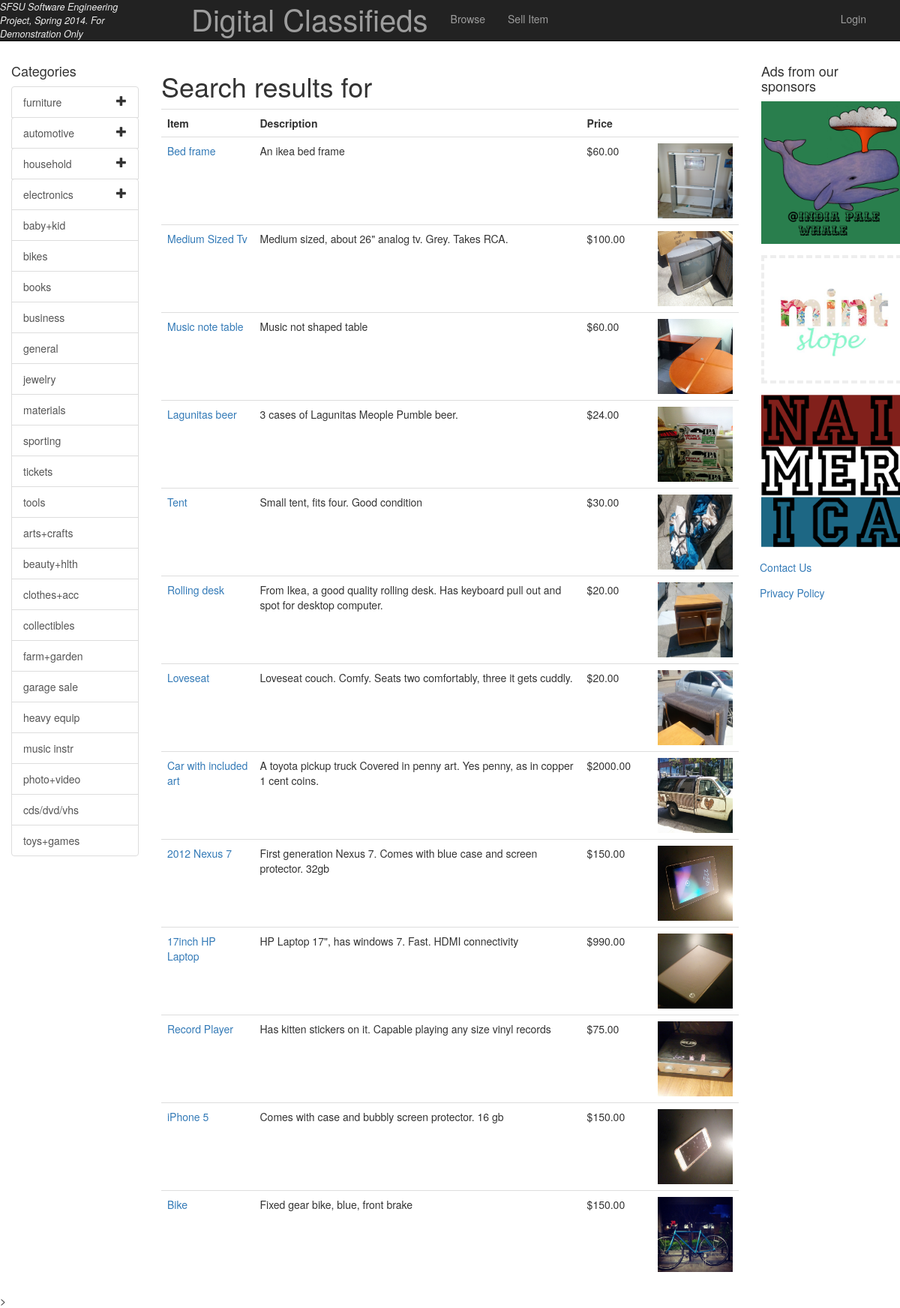
/search_results.php, run on the app's committed database.
### tables this page shows
CREATE TABLE IF NOT EXISTS `items` (
  `date` timestamp NOT NULL DEFAULT CURRENT_TIMESTAMP,
  `id` int(255) NOT NULL AUTO_INCREMENT,
  `name` varchar(255) NOT NULL,
  `description` varchar(255) NOT NULL,
  `price` decimal(15,2) NOT NULL,
  `image_uri` varchar(255) NOT NULL,
  `location` varchar(255) NOT NULL,
  `user_id` varchar(255) NOT NULL,
  `is_approved` int(255) NOT NULL DEFAULT '0',
  `category` int(11) NOT NULL,
  PRIMARY KEY (`id`)
);

### Includes/db.php (called while the page is built, shortened)
<?php
class VerticalDB extends mysqli {
    private static $instance = null;
    public static function getInstance() {
        if (!self::$instance instanceof self) {
            self::$instance = new self;
        }
        return self::$instance;
    }
    public function get_item_by_description($itemDescription) {
        return $this->query("SELECT * FROM items WHERE description LIKE '%" . $itemDescription . "%' OR name LIKE '%" . $itemDescription . "%'");
    }
    public function get_categories_list() {
        return $this->query("SELECT * FROM categories");
    }
}
?>

### search_results.php (the view, shortened to what this page needs)
<?php
require_once("Includes/db.php");
?>
<!DOCTYPE HTML PUBLIC "-//W3C//DTD HTML 4.01 Transitional//EN" "http://www.w3.org/TR/html4/loose.dtd">
<html>
    <head>
        <?php
        $title = null;
        include('Includes/navbar.php');
        include('Includes/head.php');
        ?>
    </head>
    <body>
        <div id="wrap">
            <?php echo $navbar; ?>
            <div id="leftside"  class="col-xs-2">
                <?php include "Includes/leftnav.php"; ?>
            </div>
            <div class="container col-md-8" >
                <div>
                    <h1>Search results for  <?php
                        $query = $_GET['q'];
                        $category = $_GET['cat'];
                        ?></h1>
                </div>
                <?php
                $results = ($category) ?  VerticalDB::getInstance()->get_item_by_description_and_category($query, $category): VerticalDB::getInstance()->get_item_by_description($query);
                ?>
                <table class="table">
                    <tr>
                        <th>Item</th>
                        <th>Description</th>
                        <th>Price</th>
                        <th>&nbsp;</th>
                    </tr>
                    <?php
                    while ($row = mysqli_fetch_array($results)) {
                        $uris = split(',', $row['image_uri']);
                        echo "<tr><td><a href='item.php?id=" . htmlentities($row['id']) . "'> " . htmlentities($row['name']) . "</a></td>";
                        echo "<td>" . htmlentities($row['description']) . "</td>";
                        echo "<td>$" . htmlentities($row['price']) . "</td>";
                        echo ($uris[0]) ? "<td><img style='height: 100px; width:100px; margin-left: 20px; ' src='" . htmlentities($uris[0]) . "' /></td>" : "<td>&nbsp;</td>";
                        echo "</tr>\n";
                    }
                    ?>
                </table>
            </div>
        </div>
        <div id="rightside"  class="col-xs-2">
            <?php include "Includes/rightnav.php"; ?>
        </div>
    <div id="footer">
        <div class="container">
            <p class="muted credit"><a class="btn"  href="about.php" >Contact Us</a>  <a class="btn" href="privacy.php" >Privacy Policy</a></p>
        </div>
    </div>>
</body>
</html>

### Includes/navbar.php (shortened to what this page needs)
<?php
require_once("Includes/db.php");
$username = "";
$navbar = '<nav class="navbar navbar-inverse navbar-static-top" role="navigation">
              <div class="container">
                <div class="navbar-header">
                        <button type="button" class="navbar-toggle" data-toggle="collapse" data-target=".nav-collapse">
                            <span class="sr-only">Toggle navigation</span>
                            <span class="icon-bar"></span>
                            <span class="icon-bar"></span>
                            <span class="icon-bar"></span>
                          </button>
                        <a class="navbar-brand" href="index.php">Digital Classifieds</a>
                  </div>
                  <div class="collapse navbar-collapse ">
                            <ul class="nav navbar-nav pull-left">';
$navbar .= ($title == 'Browse') ? '<li class="active"><a href="browse.php">Browse</a></li>' : '<li><a href="browse.php">Browse</a></li>';
$navbar .= ($title == 'Sell Item') ? '<li class="active"><a href="PostAd.php">Sell Item</a></li>' : '<li><a href="PostAd.php">Sell Item</a></li>';
$navbar .= '</ul><ul class="nav navbar-nav pull-right">';
$navbar .= ($username != "") ? '<li><a href="home.php"><span class="glyphicon glyphicon-user"></span> ' . $username . '</a></li><li><a href="logout.php"><small>Logout</small></a></li>' : '<li><a href="login.php">Login</a></li>';
$navbar .= '</ul>
                        </div>
                   </div>
                </nav>';

### Includes/head.php (shortened to what this page needs)
<?php
$bootstrap_cs = '<link rel="stylesheet" href="//netdna.bootstrapcdn.com/bootstrap/3.1.1/css/bootstrap.min.css">';
$main_cs    = '<link href="css/style.css" type="text/css" rel="stylesheet" media="all" />';
print $bootstrap_cs;
print $main_cs;

### Includes/leftnav.php (shortened to what this page needs)
<?php
require_once 'db.php';
$results = VerticalDB::getInstance()->get_categories_list();
$categories = array();
if ($results) {
    while ($row = mysqli_fetch_array($results)) {
        if ($row['parent'] != 0) {
            $categories[$row['parent']] .= "," . $row['name'];
        } else {
            $categories[$row['id']] = $row['name'];
        }
    }
}
$leftNav = '<div><h4>Categories</h4><div class="list-group" id="leftNav">';
$currCat = urldecode($_SERVER['QUERY_STRING']);
foreach ($categories as $category) {
    $split = explode(",", $category);
    $parent = $split[0];
    $encodedParent = urlencode($parent);
    if (count($split) > 1) {
        $leftNav .= ($currCat == $parent ? '<div><div class="list-group-item active open'
                . '"><a class="parent" href="browse.php?' . $encodedParent . '">' . $parent . '</a><span class="glyphicon glyphicon-minus"></span></div>' :
        '<div><div class="list-group-item"><a class="parent" href="browse.php?' . $encodedParent . '">' . $parent . '</a><span class="glyphicon glyphicon-plus"></span></div>');
        foreach (array_slice($split, 1, -1) as $child) {
            $encodedChild = urlencode($child);
            if ($currCat == $child) {
                $leftNav .= '<a class="list-group-item child active" href="browse.php?' . $encodedChild . '" style="display:block;"> - ' . $child . '</a>';
            } else if (in_array($currCat, array_slice($split, 1))) {
                $leftNav .= '<a class="list-group-item child" href="browse.php?' . $encodedChild . '" style="display:block;"> - ' . $child . '</a>';
            } else {
                $leftNav .= '<a class="list-group-item child" href="browse.php?' . $encodedChild . '"> - ' . $child . '</a>';
            }
        }
        $child = $split[count($split) - 1];
        $encodedChild = urlencode($child);
        $leftNav .= ($currCat == $child) ? '<a class="list-group-item child active" href="browse.php?' . $encodedChild . '" style="display:block;"> - ' . $child . '</a></div>' : (in_array($currCat, array_slice($split, 1))) ? '<a class="list-group-item child" href="browse.php?' . $encodedChild . '" style="display:block;"> - ' . $child . '</a></div>' : '<a class="list-group-item child" href="browse.php?' . $encodedChild . '" > - ' . $child . '</a></div>';
    } else
        $leftNav .= '<a class="list-group-item ' . ($currCat == $parent ? 'active' : '') . '" href="browse.php?' . $encodedParent . '">' . $parent . '</a>';
}
$leftNav .= '</div></div>';
echo $leftNav;
?>

### Includes/rightnav.php
<?php
require_once 'db.php';
$rightnav = '<h4>Ads from our sponsors</h4><ul class="media-list">
                    <li class="media" style="width:200px;">
                        <a class="pull-left" href="//instagram.com/indiapalewhale" target="_blank">
                            <img class="media-object img-responsive" src="img/ipw.png" />
                        </a>
                    </li>
                    <li class="media" style="width:200px;">
                        <a class="pull-left" href="//mintslope.etsy.com" style="border: 4px dashed #eee; padding-top: 30px;" target="_blank">
                            <img class="media-object img-responsive" src="img/mintslope.jpg" />
                        </a>
                    </li>
                    <li class="media" style="width:200px;">
                        <a class="pull-left" href="//naimerica.com" target="_blank">
                            <img class="media-object img-responsive" src="img/naimerica.png" />
                        </a>
                    </li>
                </ul>';
echo $rightnav;
?>

### css/style.css (style rules this page uses)
.container .credit { margin: 20px 0; }
.navbar:before { content: "SFSU Software Engineering Project, Spring 2014. For Demonstration Only"; font-style: italic; font-size: .9em; color: #eee; float:left; max-width: 200px; }
.navbar>.container .navbar-brand { font-size: 40px; line-height: 20px; margin-left: 40px; }
#leftNav .list-group-item a { text-decoration: none; color: rgb(85, 85, 85); }
#leftNav .list-group-item .glyphicon { float: right; }

### data on the page
items: name "Bed frame", description "An ikea bed frame", price "60.00", image_uri (picture)
items: name "Medium Sized Tv", description "Medium sized, about 26\" analog tv. Grey. Takes RCA.", price "100.00", image_uri (picture)
items: name "Music note table", description "Music not shaped table", price "60.00", image_uri (picture)
items: name "Lagunitas beer", description "3 cases of Lagunitas Meople Pumble beer.", price "24.00", image_uri (picture)
items: name "Tent", description "Small tent, fits four. Good condition", price "30.00", image_uri (picture)
items: name "Rolling desk", description "From Ikea, a good quality rolling desk. Has keyboard pull out and spot for desktop computer.", price "20.00", image_uri (picture)
items: name "Loveseat", description "Loveseat couch. Comfy. Seats two comfortably, three it gets cuddly.", price "20.00", image_uri (picture)
items: name "Car with included art", description "A toyota pickup truck Covered in penny art. Yes penny, as in copper 1 cent coins.", price "2000.00", image_uri (picture)
items: name "2012 Nexus 7", description "First generation Nexus 7. Comes with blue case and screen protector. 32gb", price "150.00", shows a picture
items: name "17inch HP Laptop", description "HP Laptop 17\", has windows 7. Fast. HDMI connectivity", price "990.00", image_uri (picture)
items: name "Record Player", description "Has kitten stickers on it. Capable playing any size vinyl records", price "75.00", image_uri (picture)
items: name "iPhone 5", description "Comes with case and bubbly screen protector. 16 gb", price "150.00", image_uri (picture)
items: name "Bike", description "Fixed gear bike, blue, front brake", price "150.00", image_uri (picture)

### other printed values
$parent "furniture"
$parent "automotive"
$parent "household"
$parent "electronics"
$parent "baby+kid"
$parent "bikes"
$parent "books"
$parent "business"
$parent "general"
$parent "jewelry"
$parent "materials"
$parent "sporting"
$parent "tickets"
$parent "tools"
$parent "arts+crafts"
